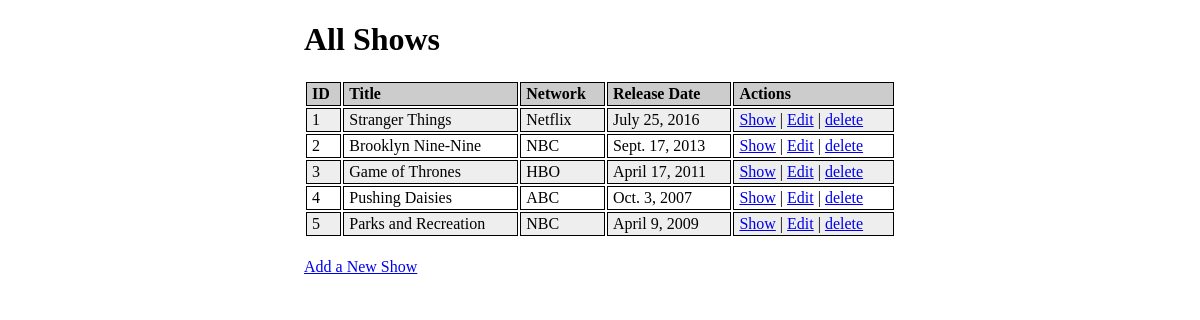
/shows, run on the app's committed database.
### semi_restful_tv_shows_app/models.py (models this page shows)
class Show(models.Model):
    title = models.CharField(max_length=255)
    network = models.CharField(max_length=255)
    rel_date = models.DateField()
    desc = models.TextField()
    updated_at = models.DateTimeField(auto_now=True)

### semi_restful_tv_shows_app/views.py (the view)
# urls.py: path('shows', views.all_shows),
def all_shows(request):
    context = {
        'shows': models.get_all_shows()
    }
    return render(request, 'info_all_shows.html', context)

### semi_restful_tv_shows_app/models.py (called while the page is built)
def get_all_shows():
    return Show.objects.all()

### semi_restful_tv_shows_app/templates/info_all_shows.html (shortened to what this page needs)
<!DOCTYPE html>
<html lang="en">
<head>
    {% load static %}
    <link rel="stylesheet" type="text/css" href="{% static 'css/info_all_shows_style.css' %}">
</head>
<body>
    <div id="main_container">
        <h1>All Shows</h1>
        <table id="table_shows">
            <tr id="table_head">
                <th>ID</th>
                <th>Title</th>
                <th>Network</th>
                <th>Release Date</th>
                <th>Actions</th>
            </tr>
            {% for show in shows %}
            <tr class="{% if forloop.counter|divisibleby:'2' %}  even_row {% else %} odd_row {% endif %}" id="table_data">
                <td>{{ show.id }}</td>
                <td>{{ show.title }}</td>
                <td>{{ show.network }}</td>
                <td>{{ show.rel_date }}</td>
                <td id="actions_field">
                    <a href="/shows/{{ show.id }}">Show</a>
                    <span>|</span>
                    <a href="/shows/{{ show.id }}/edit">Edit</a>
                    <span>|</span>
                    <a href="/shows/{{ show.id }}/destroy">delete</a>
                </td>
            </tr>
            {% endfor %}
        </table>
        <a href="/shows/new">Add a New Show</a>
    </div>
</body>
</html>

### semi_restful_tv_shows_app/static/css/info_all_shows_style.css (style rules this page uses)
#main_container { width: 50%; margin: 0 auto; }
#table_shows { width: 100%; margin-bottom: 20px; }
th, td { text-align: start; border: 1px solid black; padding: 2px 5px; }
#table_head { background-color: #CCCCCC; }
.odd_row { background-color: #EEEEEE; }
.even_row { background-color: #FFFFFF; }

### data on the page
Show: id "1", title "Stranger Things", network "Netflix", rel_date "July 25, 2016"
Show: id "2", title "Brooklyn Nine-Nine", network "NBC", rel_date "Sept. 17, 2013"
Show: id "3", title "Game of Thrones", network "HBO", rel_date "April 17, 2011"
Show: id "4", title "Pushing Daisies", network "ABC", rel_date "Oct. 3, 2007"
Show: id "5", title "Parks and Recreation", network "NBC", rel_date "April 9, 2009"
